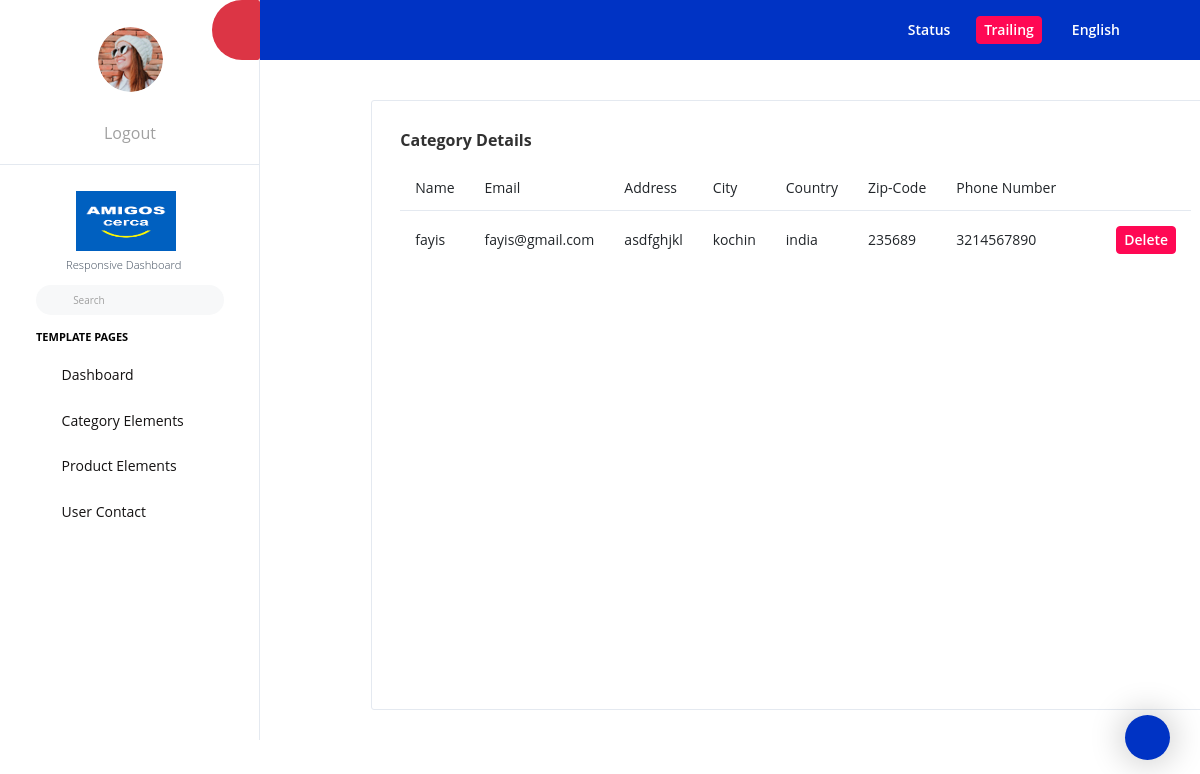
The app's page /AmigoApp/display_contact/ with its own data.
### AmigoApp/models.py (models this page shows)
class contactdb(models.Model):
    c_name = models.CharField(max_length=100, null=True, blank=True)
    c_email = models.EmailField(max_length=100, null=True, blank=True)
    c_address = models.CharField(max_length=100, null=True, blank=True)
    c_city = models.CharField(max_length=100, null=True, blank=True)
    c_Country = models.CharField(max_length=100, null=True, blank=True)
    c_zipcode = models.IntegerField(null=True, blank=True)
    c_phone = models.IntegerField(null=True, blank=True)

### AmigoApp/views.py (the view)
# urls.py: path('display_contact/', views.display_contact, name="display_contact"),
def display_contact(request):
    data = contactdb.objects.all()
    return render(request, "Display contact.html", {'con' : data})

### AmigoApp/templates/Display contact.html (shortened to what this page needs)
<!DOCTYPE html>
{% extends 'index.html' %}
{% block content %}
<html lang="en">
<head>
</head>
<body>
<div class="grid-margin stretch-card" style="width: 1300px; margin-left:-100px; margin-top: 100px;">
                <div class="card">
                  <div class="card-body">
                    <h4 class="card-title">Category Details</h4>
                    <div class="table-responsive">
                      <table class="table table-hover">
                        <thead>
                          <tr>
                            <th>Name</th>
                            <th>Email</th>
                            <th>Address</th>
                            <th>City</th>
                            <th>Country</th>
                            <th>Zip-Code</th>
                            <th>Phone Number</th>
                          </tr>
                        </thead>
                        <tbody>
                        {% for i in con %}
                         <tr>
                            <td>{{i.c_name}}</td>
                            <td>{{i.c_email}}</td>
                            <td>{{i.c_address}}</td>
                            <td>{{i.c_city}}</td>
                            <td>{{i.c_Country}}</td>
                            <td>{{i.c_zipcode}}</td>
                            <td>{{i.c_phone}}</td>
                            <td></td>
                             <td>
                                 <form action="{% url 'delete_contact' d=i.id %}">
                                     <button type="submit" class="btn btn-sm btn-danger"> Delete </button>
                                 </form>
                             </td>
                         </tr>
                        {% endfor %}
                        </tbody>
                      </table>
                    </div>
                  </div>
                </div>
              </div>
</body>
</html>
{% endblock %}

### records on screen
contactdb: c_name "fayis", c_email "fayis@gmail.com", c_address "asdfghjkl", c_city "kochin", c_Country "india", c_zipcode "235689", c_phone "3214567890"
